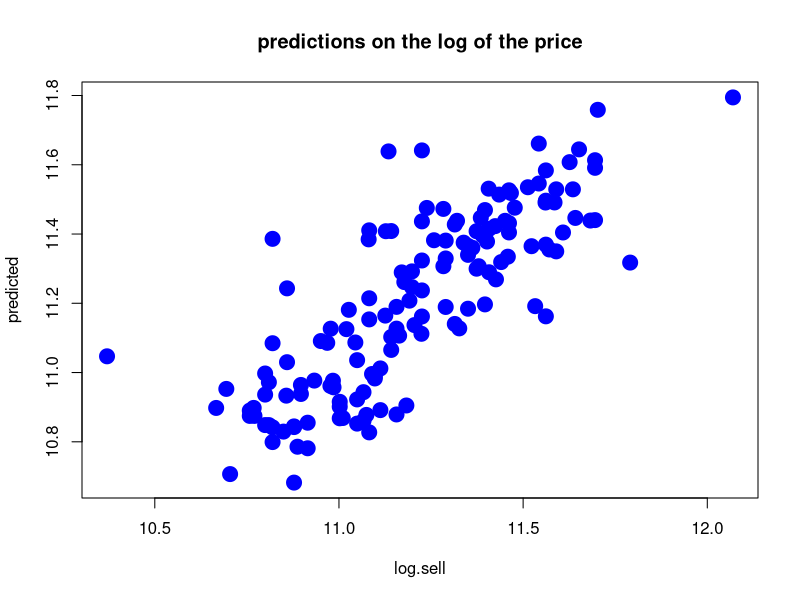

Write the R code that produced this figure.
## ---- chunk 1
    setwd('C:/courses/Coursera/Current/Econometrics/Week7')
    df <- read.csv('Housing-Prices.csv')
    obs <- df$obs
    df <- df[-1]
    m <- lm(sell~., data=df)
    summary(m)
## ---- chunk 2
    library(lmtest)
    resettest(sell ~ ., power=2, type="fitted", data=df)
## ---- chunk 3
      df$log.sell <- log(df$sell)
      df <- df[-1]
      m <- lm(log.sell~., data=df)
      summary(m)
      #plot(predict(m), resid(m))
      #AIC(m)
      #BIC(m)
## ---- chunk 4
    resettest(log.sell ~ ., power=2, type="fitted", data=df)
## ---- chunk 5
      df1 <- df
      df1 <- df1[-1]
      df1$log.lot <- log(df$lot)
      #library(ggplot2)
      #ggplot(df, aes(lot, log.sell)) + geom_point(size=2)
      #ggplot(df1, aes(log.lot, log.sell)) + geom_point(size=2)
      m1 <- lm(log.sell~., data=df1)
      summary(m1)
      #plot(predict(m1), resid(m1))
      #paste('R^2=', summary(m1)$r.squared)
      #AIC(m1)
      #BIC(m1)
## ---- chunk 6
      m1 <- lm(log.sell~.+log.lot:bdms+log.lot:fb+log.lot:sty+log.lot:drv+log.lot:rec+log.lot:ffin+log.lot:ghw+log.lot:ca+log.lot:gar+
      log.lot:reg, data=df1)
      summary(m1)
      #waldtest(m1, m, test='F')
      #anova(m1, m, test='F')
      #qf(0.95,df1=10,df2=546-22)
## ---- chunk 7
      m <- lm(formula = log.sell ~ bdms + fb + sty + drv + rec + ffin + ghw + ca + gar + reg + log.lot, data = df1)
      summary(m)
      full <- lm(log.sell~., data=df1)
      step(full, data=df1, direction="backward")
      step(full, data=df1, direction="backward", k=log(nrow(df1)))
## ---- chunk 8
      train <- df1[1:400, ]
      test <- df1[401:546, ]
      m <- lm(formula = log.sell ~ bdms + fb + sty + drv + rec + ffin + ghw + ca + gar + reg + log.lot, data = train)
      summary(m)
      p <- predict(m, newdata=test)
      plot(test$log.sell, p, pch=19, col='blue', cex=2, xlab='log.sell', ylab='predicted', main='predictions on the log of the price')
      rmse <- sqrt(mean((test$log.sell - p)^2))
      mae <- mean(abs(test$log.sell - p))
      print(paste('RMSE =', rmse))
      print(paste('MAE =', mae))
      
      SS.total      <- sum((test$log.sell - mean(test$log.sell))^2)
      SS.residual   <- sum((test$log.sell - p)^2)
      SS.regression <- sum((p - mean(test$log.sell))^2)
      #SS.total - (SS.regression+SS.residual)
      
      # NOT the fraction of variability explained by the model
      test.rsq <- 1 - SS.residual/SS.total  
      #test.rsq
      
      # fraction of variability explained by the model
      print(paste('Percent variability explained on the test data =', SS.regression/SS.total))
      
      require(miscTools)
      r2 <- rSquared(test$log.sell, resid = test$log.sell-p)
      #r2
